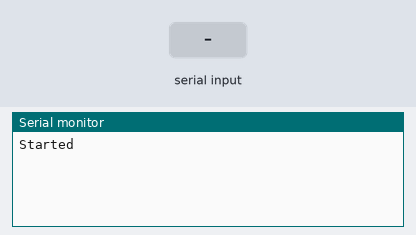
Recording of a program running on a simulated Arduino Uno, built with avr-gcc and run on an emulated ATmega328P. Parts: the last lines printed to the serial monitor. Inputs (shaded band) come from the test bench.

Above: at 1.2 s.
1.3 s: "HI\n" received over the second serial link
At 2.5 s:
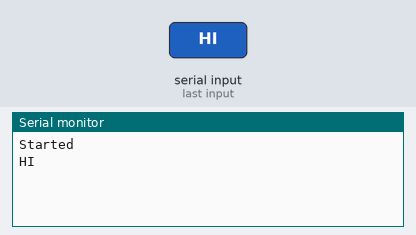
2.8 s: "1\n" received over the second serial link
At 3.7 s:
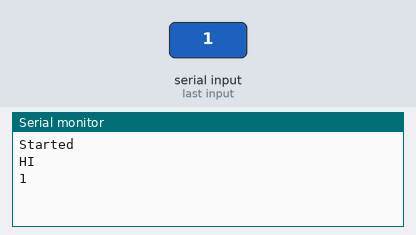

Measured:
- after the input at 1.3 s, the serial monitor: prints a new line at once (image 1)
- after the input at 2.8 s, the serial monitor: prints a new line at once (image 2)

The program:

main.cpp
```cpp
#include <Arduino.h>
#include <SoftwareSerial.h>

#include "BTCommunicator.h"

// reintend code shift + alt + f

BTCommunicator com = BTCommunicator();

void setup() {
    Serial.begin(HC6_SPEED);
    Serial.println(F("Started"));
    com.setup();
}

void loop() {
    // uncomment after test
    // com.update();
    if (com.hc06.available()) {
        int data = com.hc06.read();
        Serial.write(data);
    }

    if (Serial.available()) {
        com.hc06.write(Serial.read());
    }
}
```

BTCommunicator.cpp
```cpp
#include "BTCommunicator.h"

BTCommunicator::BTCommunicator()
    : hc06(BT_RX_PIN, BT_TX_PIN), receiveDataOffset(0), isReady(false) {
    // this->hc06 = SoftwareSerial(BT_RX_PIN, BT_TX_PIN);
}

void BTCommunicator::setup() {
    hc06.begin(HC6_SPEED);
    // need to run once
    // hc06.println(F("AT"));
    // hc06.println(F("AT+UART"));
    // hc06.println(F("AT+CMODE=1"));
    // hc06.println(F("AT+CMODE"));
    // hc06.println(F("AT+UART"));
    // hc06.println(F("AT+UART=57600,0,0"));
    // hc06.println(F("AT+UART"));
    // hc06.println(F("AT+NAME=LedBackPack 2"));
    // hc06.println(F("AT+PSWD:\"0305\""));
    // hc06.println(F("AT+RESET"));
}

void BTCommunicator::update() {
    if (hc06.available()) {
        int data = hc06.read();

        receivedBytes[receiveDataOffset] = data;
        receiveDataOffset++;
        if (receiveDataOffset == PACKAGE_SIZE) {
            onReceivePackage();
        } else if (receiveDataOffset >= 2 && receivedBytes[receiveDataOffset - 2] == '\r' && receivedBytes[receiveDataOffset - 1] == '\n') {
            receivedBytes[receiveDataOffset - 2] = '\0';
            onReceivePackage();
        }
    }
}

void BTCommunicator::onReceivePackage() {
    receiveDataOffset = 0;
    Serial.print("got: ");
    Serial.println(receivedBytes);
    if (strcmp(receivedBytes, "HI") == 0) {
        Serial.println(F("Sending pong"));
        delay(100);
        hc06.println(F("su12y12"));  // fucking hc06 skips most of charset symbols, hopefully uy exists...
                                     // const char resp[] = "HI!s:12x12\r\n";
                                     // for (int i=0;i < sizeof(resp)/sizeof(char); i++) {
                                     //   hc06.write(resp[i]);
                                     // }
                                     // for (int i= 0; i < 256; i++) {
                                     //   hc06.write((byte)i);
                                     // }
                                     // hc06.write("\r\n");
    } else {
        parsePackage();
    }
    resetBuffer();
}

void BTCommunicator::resetBuffer() {
    memset(receivedBytes, 0, sizeof(char) * PACKAGE_SIZE);
}

void BTCommunicator::parsePackage() {
    switch (receivedBytes[0]) {
        case PACKAGE_CODE_PING:
            break;
        case PACKAGE_CODE_REMOTE_COMMAND:
            onReceivedRemoteCommand(receivedBytes[1]);
            break;
        case PACKAGE_CODE_PLAIN_TEXT:
            break;
        case PACKAGE_CODE_IMAGE:
            break;
    }
}

void BTCommunicator::onReceivedRemoteCommand(uint8_t command) {
    switch (command) {
        case PACKAGE_REMOTE_COMMAND_brightnessDown:
            break;
        case PACKAGE_REMOTE_COMMAND_brightnessUp:
            break;
        case PACKAGE_REMOTE_COMMAND_prevSprite:
            break;
        case PACKAGE_REMOTE_COMMAND_nextSprite:
            break;
        case PACKAGE_REMOTE_COMMAND_displayText:
            break;
        case PACKAGE_REMOTE_COMMAND_displaySprite:
            break;
    }
}

void BTCommunicator::onReceivedPlainText() {
    // if size is 0 or more than 1 - ignore so far
    if (receivedBytes[2] != 1) return;
}
```

BTCommunicator.h
```cpp
#ifndef BTCommunicator_h
#define BTCommunicator_h

#include <Arduino.h>
#include <SoftwareSerial.h>

#define HC6_SPEED 57600
#define PACKAGE_SIZE 32

#define PACKAGE_CODE_PING 1
#define PACKAGE_CODE_REMOTE_COMMAND 2
#define PACKAGE_CODE_PLAIN_TEXT 3
#define PACKAGE_CODE_IMAGE 4

#define PACKAGE_REMOTE_COMMAND_brightnessDown 1
#define PACKAGE_REMOTE_COMMAND_brightnessUp 2
#define PACKAGE_REMOTE_COMMAND_prevSprite 3
#define PACKAGE_REMOTE_COMMAND_nextSprite 4
#define PACKAGE_REMOTE_COMMAND_displayText 5
#define PACKAGE_REMOTE_COMMAND_displaySprite 6

#define BT_RX_PIN 2
#define BT_TX_PIN 3

class BTCommunicator {
   public:
    SoftwareSerial hc06;  //(BT_RX_PIN, BT_TX_PIN);
   private:
    char receivedBytes[PACKAGE_SIZE + 2];
    uint8_t receiveDataOffset;
    bool isReady;

   public:
    BTCommunicator();

    void setup();
    void update();

   private:
    void onReceivePackage();
    void resetBuffer();
    void parsePackage();
    void onReceivedRemoteCommand(uint8_t command);
    void onReceivedPlainText();
};

#endif
```
